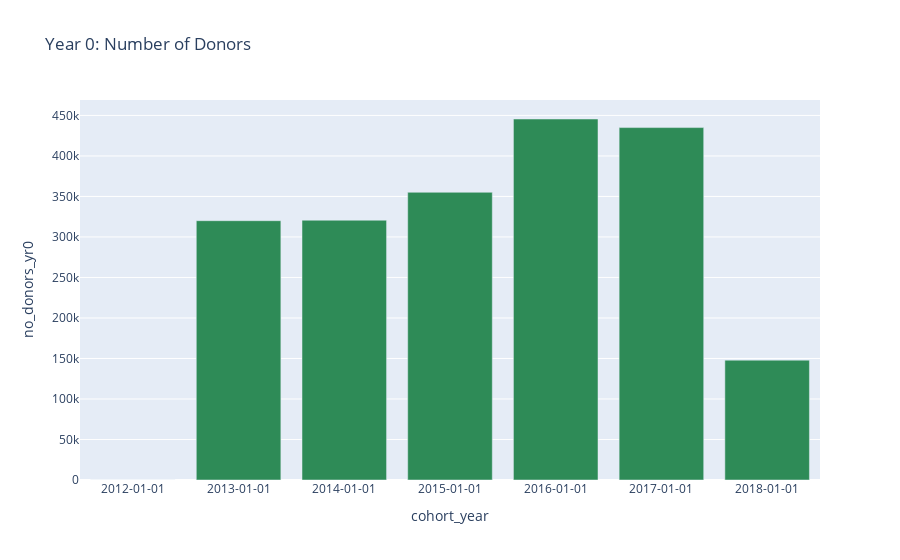

The code cell stored with this chart in its notebook:
### Code cell
fig = px.bar(df5, x="cohort_year", y='no_donors_yr0',
            title="Year 0: Number of Donors",
            color_discrete_sequence =['seagreen'])
 #barmode='group', labels={'index':'year', 'y':'amount ($)'}, 
fig.update_xaxes(type='category')
fig.show()

### Figure 1 — Plotly figure (JSON) as saved in the notebook; plotly's stock layout.template omitted (floating-point values rounded to 4 significant figures)
{"data": [{"alignmentgroup": "True", "hovertemplate": "cohort_year=%{x}<br>no_donors_yr0=%{y}<extra></extra>", "legendgroup": "", "marker": {"color": "seagreen"}, "name": "", "offsetgroup": "", "orientation": "v", "showlegend": false, "textposition": "auto", "type": "bar", "x": ["2012-01-01", "2013-01-01", "2014-01-01", "2015-01-01", "2016-01-01", "2017-01-01", "2018-01-01"], "xaxis": "x", "y": [141, 320069, 320673, 355137, 445598, 434991, 147945], "yaxis": "y"}], "layout": {"barmode": "relative", "legend": {"tracegroupgap": 0}, "title": {"text": "Year 0: Number of Donors"}, "xaxis": {"anchor": "y", "domain": [0, 1], "title": {"text": "cohort_year"}, "type": "category"}, "yaxis": {"anchor": "x", "domain": [0, 1], "title": {"text": "no_donors_yr0"}}}}
